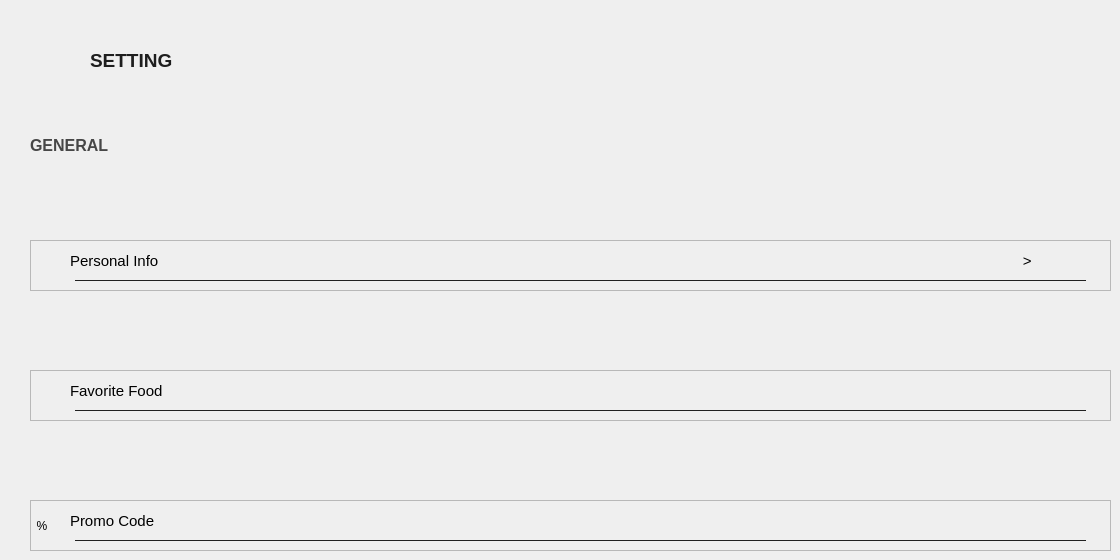
    <widget class="QWidget" name="page">
     <widget class="QLabel" name="label_4">
      <property name="geometry">
       <rect>
        <x>20</x>
        <y>30</y>
        <width>61</width>
        <height>61</height>
       </rect>
      </property>
      <property name="styleSheet">
       <string notr="true">border-image: url(:/new/prefix1/Images/settings.png);
</string>
      </property>
      <property name="text">
       <string/>
      </property>
     </widget>
     <widget class="QLabel" name="label_5">
      <property name="geometry">
       <rect>
        <x>90</x>
        <y>40</y>
        <width>101</width>
        <height>41</height>
       </rect>
      </property>
      <property name="font">
       <font>
        <pointsize>14</pointsize>
        <bold>true</bold>
       </font>
      </property>
      <property name="styleSheet">
       <string notr="true">
color: rgb(30, 30, 30);</string>
      </property>
      <property name="text">
       <string>SETTING</string>
      </property>
     </widget>
     <widget class="QLabel" name="label_6">
      <property name="geometry">
       <rect>
        <x>30</x>
        <y>130</y>
        <width>151</width>
        <height>31</height>
       </rect>
      </property>
      <property name="font">
       <font>
        <pointsize>12</pointsize>
        <bold>true</bold>
       </font>
      </property>
      <property name="styleSheet">
       <string notr="true">color: rgb(71, 71, 71);</string>
      </property>
      <property name="text">
       <string>GENERAL</string>
      </property>
     </widget>
     <widget class="QFrame" name="frame_9">
      <property name="geometry">
       <rect>
        <x>30</x>
        <y>240</y>
        <width>1081</width>
        <height>51</height>
       </rect>
      </property>
      <property name="frameShape">
       <enum>QFrame::Shape::StyledPanel</enum>
      </property>
      <property name="frameShadow">
       <enum>QFrame::Shadow::Raised</enum>
      </property>
      <widget class="QLabel" name="label_7">
       <property name="geometry">
        <rect>
         <x>0</x>
         <y>0</y>
         <width>41</width>
         <height>51</height>
        </rect>
       </property>
       <property name="styleSheet">
        <string notr="true">image: url(:/new/prefix1/Images/person.png);</string>
       </property>
       <property name="text">
        <string/>
       </property>
      </widget>
      <widget class="QPushButton" name="pushButton_11">
       <property name="geometry">
        <rect>
         <x>40</x>
         <y>0</y>
         <width>1011</width>
         <height>41</height>
        </rect>
       </property>
       <property name="font">
        <font>
         <pointsize>11</pointsize>
         <underline>false</underline>
        </font>
       </property>
       <property name="styleSheet">
        <string notr="true">QPushButton {
	text-align: left; 
	color: rgb(0, 0, 0);

    background: transparent;


    border: none;
}
QPushButton:hover {
    color:#919191;
}

QPushButton:pressed {
   color:#2a2a2a;
}

</string>
       </property>
       <property name="text">
        <string>Personal Info                                                                                                                                                                                                                &gt;</string>
       </property>
      </widget>
      <widget class="Line" name="line_6">
       <property name="geometry">
        <rect>
         <x>45</x>
         <y>40</y>
         <width>1011</width>
         <height>1</height>
        </rect>
       </property>
       <property name="styleSheet">
        <string notr="true">background-color: rgb(29, 29, 29);</string>
       </property>
       <property name="orientation">
        <enum>Qt::Orientation::Horizontal</enum>
       </property>
      </widget>
     </widget>
     <widget class="QFrame" name="frame_10">
      <property name="geometry">
       <rect>
        <x>30</x>
        <y>370</y>
        <width>1081</width>
        <height>51</height>
       </rect>
      </property>
      <property name="frameShape">
       <enum>QFrame::Shape::StyledPanel</enum>
      </property>
      <property name="frameShadow">
       <enum>QFrame::Shadow::Raised</enum>
      </property>
      <widget class="QLabel" name="label_8">
       <property name="geometry">
        <rect>
         <x>0</x>
         <y>0</y>
         <width>41</width>
         <height>51</height>
        </rect>
       </property>
       <property name="styleSheet">
        <string notr="true">
image: url(:/new/prefix1/Images/fork-and-knife (1).png);</string>
       </property>
       <property name="text">
        <string/>
       </property>
      </widget>
      <widget class="QPushButton" name="pushButton_12">
       <property name="geometry">
        <rect>
         <x>40</x>
         <y>0</y>
         <width>1011</width>
         <height>41</height>
        </rect>
       </property>
       <property name="font">
        <font>
         <pointsize>11</pointsize>
         <underline>false</underline>
        </font>
       </property>
       <property name="styleSheet">
        <string notr="true">QPushButton {
	text-align: left; 
	color: rgb(0, 0, 0);

    background: transparent;


    border: none;
}
QPushButton:hover {
    color:#919191;
}

QPushButton:pressed {
   color:#2a2a2a;
}

</string>
       </property>
       <property name="text">
        <string>Favorite Food                                                                                                                                                                                                                              &gt;</string>
       </property>
      </widget>
      <widget class="Line" name="line_7">
       <property name="geometry">
        <rect>
         <x>45</x>
         <y>40</y>
         <width>1011</width>
         <height>1</height>
        </rect>
       </property>
       <property name="styleSheet">
        <string notr="true">background-color: rgb(29, 29, 29);</string>
       </property>
       <property name="orientation">
        <enum>Qt::Orientation::Horizontal</enum>
       </property>
      </widget>
     </widget>
     <widget class="QFrame" name="frame_20">
      <property name="geometry">
       <rect>
        <x>30</x>
        <y>500</y>
        <width>1081</width>
        <height>51</height>
       </rect>
      </property>
      <property name="frameShape">
       <enum>QFrame::Shape::StyledPanel</enum>
      </property>
      <property name="frameShadow">
       <enum>QFrame::Shadow::Raised</enum>
      </property>
      <widget class="QLabel" name="label_20">
       <property name="geometry">
        <rect>
         <x>0</x>
         <y>0</y>
         <width>41</width>
         <height>51</height>
        </rect>
       </property>
       <property name="styleSheet">
        <string notr="true">color:black;
font: 14pt &quot;Segoe UI&quot;;</string>
       </property>
       <property name="text">
        <string>  %</string>
       </property>
      </widget>
      <widget class="QPushButton" name="pushButton_21">
       <property name="geometry">
        <rect>
         <x>40</x>
         <y>0</y>
         <width>1011</width>
         <height>41</height>
        </rect>
       </property>
       <property name="font">
        <font>
         <pointsize>11</pointsize>
         <underline>false</underline>
        </font>
       </property>
       <property name="styleSheet">
        <string notr="true">QPushButton {
	text-align: left; 
	color: rgb(0, 0, 0);

    background: transparent;


    border: none;
}
QPushButton:hover {
    color:#919191;
}

QPushButton:pressed {
   color:#2a2a2a;
}

</string>
       </property>
       <property name="text">
        <string>Promo Code                                                                                                                                                                                                                               &gt;</string>
       </property>
      </widget>
      <widget class="Line" name="line_10">
       <property name="geometry">
        <rect>
         <x>45</x>
         <y>40</y>
         <width>1011</width>
         <height>1</height>
        </rect>
       </property>
       <property name="styleSheet">
        <string notr="true">background-color: rgb(29, 29, 29);</string>
       </property>
       <property name="orientation">
        <enum>Qt::Orientation::Horizontal</enum>
       </property>
      </widget>
     </widget>
    </widget>
